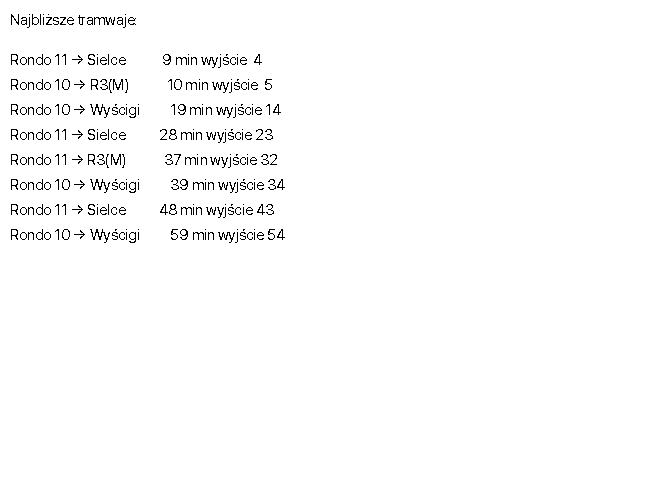

This figure's Python source:
from __future__ import annotations

import os
from datetime import datetime, time
from pathlib import Path
from typing import List, Tuple

import requests
from dotenv import load_dotenv
from PIL import Image, ImageDraw, ImageFont

API_URL: str = "https://api.um.warszawa.pl/api/action/dbtimetable_get"
FONT_PATH: str = "/System/Library/Fonts/SFNS.ttf"
OUTPUT_FILE: Path = Path("tram_board.png")
IMG_SIZE = (648, 480)
FONT_SIZE = 15

MODE: str = os.getenv("TRAM_MODE", "debug").lower()

STOP_CONFIGS: list[dict] = [
    {
        "label": "Rondo",      # etykieta na ekranie
        "id": "5040",         # id słupka ZTM
        "nr": "07",           # nr przystanku
        "lines": ["10", "11"],
        "horizon": 60,        # ile minut naprzód szukamy
        "walk": 5,           # czas dojścia na słupek (min)
        "hide_before": 3,     # kurs znika, gdy zostało ≤ N min
    },
]


load_dotenv()
API_KEY: str | None = os.getenv("API_KEY")
if not API_KEY:
    API_KEY = ""


def fetch(stop_id: str, stop_nr: str, line: str) -> List[Tuple[datetime, str, str]] | str:
    """Zwraca listę (datetime, line, kierunek) lub tekst błędu."""
    params = {
        "id": "e923fa0e-d96c-43f9-ae6e-60518c9f3238",
        "busstopId": stop_id,
        "busstopNr": stop_nr,
        "line": line,
        "apikey": API_KEY,
    }
    try:
        data = requests.get(API_URL, params=params, timeout=4).json().get("result", [])
    except Exception as exc:
        return f"Błąd sieci {line}@{stop_nr}: {exc}"
    if isinstance(data, str):
        return f"Błąd API {line}@{stop_nr}: {data}"

    today = datetime.now().date()
    deps: list[Tuple[datetime, str, str]] = []
    for entry in data:
        rec = {i["key"]: i["value"] for i in entry}
        if "czas" in rec and "kierunek" in rec:
            hh, mm, ss = map(int, rec["czas"].split(":"))
            deps.append((datetime.combine(today, time(hh, mm, ss)), line, rec["kierunek"]))
    return deps or f"Brak danych {line}@{stop_nr}"


def prepare(now: datetime):
    """Zwraca (rows, errors).
    *rows*   - (label, line, kierunek, min_odjazd, min_wyjście)
    *errors* - lista komunikatów tekstowych
    """
    rows: list[Tuple[str, str, str, int, int]] = []
    errors: list[str] = []

    for cfg in STOP_CONFIGS:
        label = cfg.get("label", cfg["nr"])
        for line in cfg["lines"]:
            result = fetch(cfg["id"], cfg["nr"], line)
            if isinstance(result, str):
                errors.append(result)
                continue
            for dep_dt, ln, direction in result:
                diff = int((dep_dt - now).total_seconds() // 60)
                if cfg["hide_before"] < diff <= cfg["horizon"]:
                    leave_in = diff - cfg["walk"]
                    rows.append((label, ln, direction, diff, leave_in))

    rows.sort(key=lambda r: r[3])  # wg min_odjazd
    return rows[:10], errors


def draw(rows, errors):
    img = Image.new("1", IMG_SIZE, 255)
    d = ImageDraw.Draw(img)
    font = ImageFont.truetype(FONT_PATH, FONT_SIZE)

    y = 10
    if errors and not rows:
        d.text((10, y), "Błędy:", font=font, fill=0)
        y += 30
        for msg in errors:
            d.text((10, y), f"• {msg}", font=font, fill=0)
            y += 25
    else:
        d.text((10, y), "Najbliższe tramwaje:", font=font, fill=0)
        y += 40
        for label, line, direction, mins, leave in rows:
            txt = f"{label} {line:<2} → {direction:<16} {mins:>2} min wyjście {leave:>2}"
            d.text((10, y), txt, font=font, fill=0)
            y += 25
        if errors:
            y += 20
            d.text((10, y), "Błędy (niektóre linie):", font=font, fill=0)
            y += 25
            for msg in errors:
                d.text((10, y), f"• {msg}", font=font, fill=0)
                y += 25
    return img


def render_to_screen(img):
    """Stub pod docelowe sterowanie wyświetlaczem e-ink."""
    # TODO: zaimplementuj integrację z Twoim modułem e-paper.
    pass


def output_image(img):
    if MODE == "debug":
        img.save(OUTPUT_FILE)
    else:
        render_to_screen(img)


def get_now() -> datetime:
    return datetime.now()


def main():
    now = get_now()
    rows, errors = prepare(now)
    img = draw(rows, errors)
    output_image(img)


if __name__ == "__main__":
    main()
